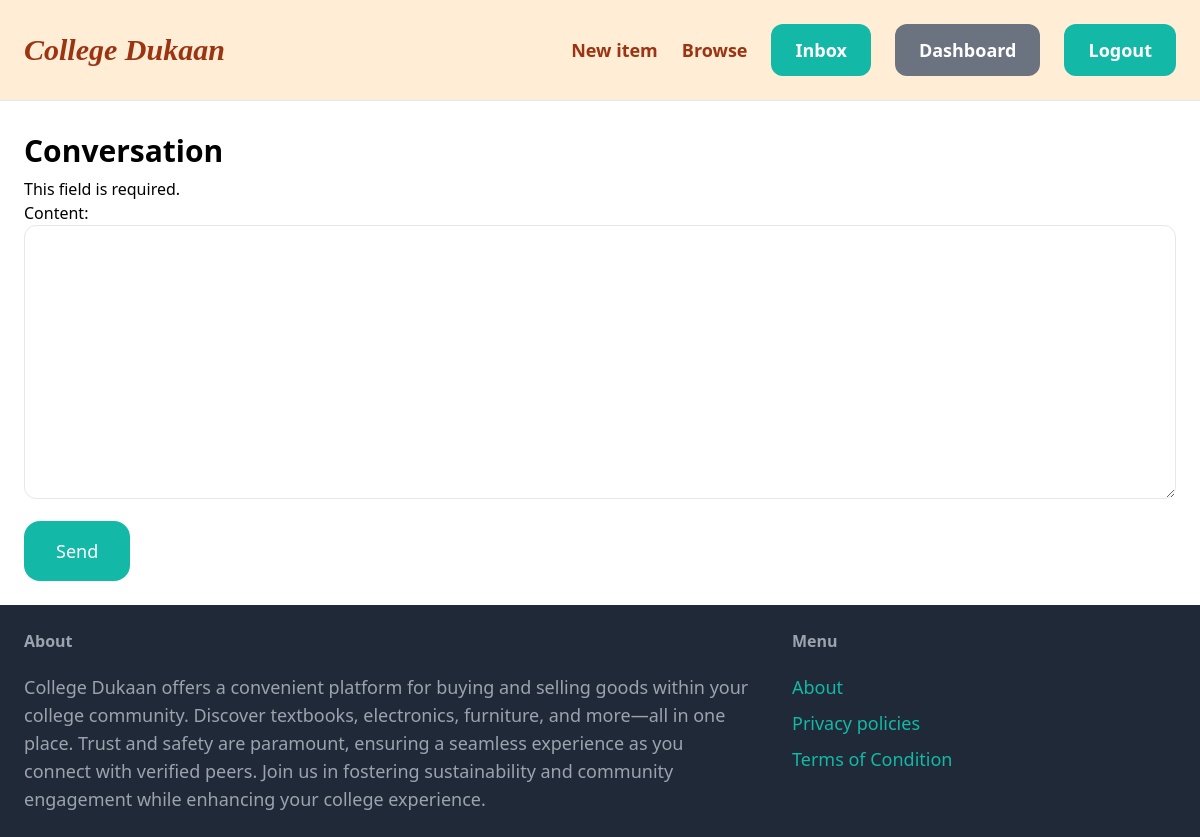
The page /inbox/10/ (signed in) on the database as committed earlier.
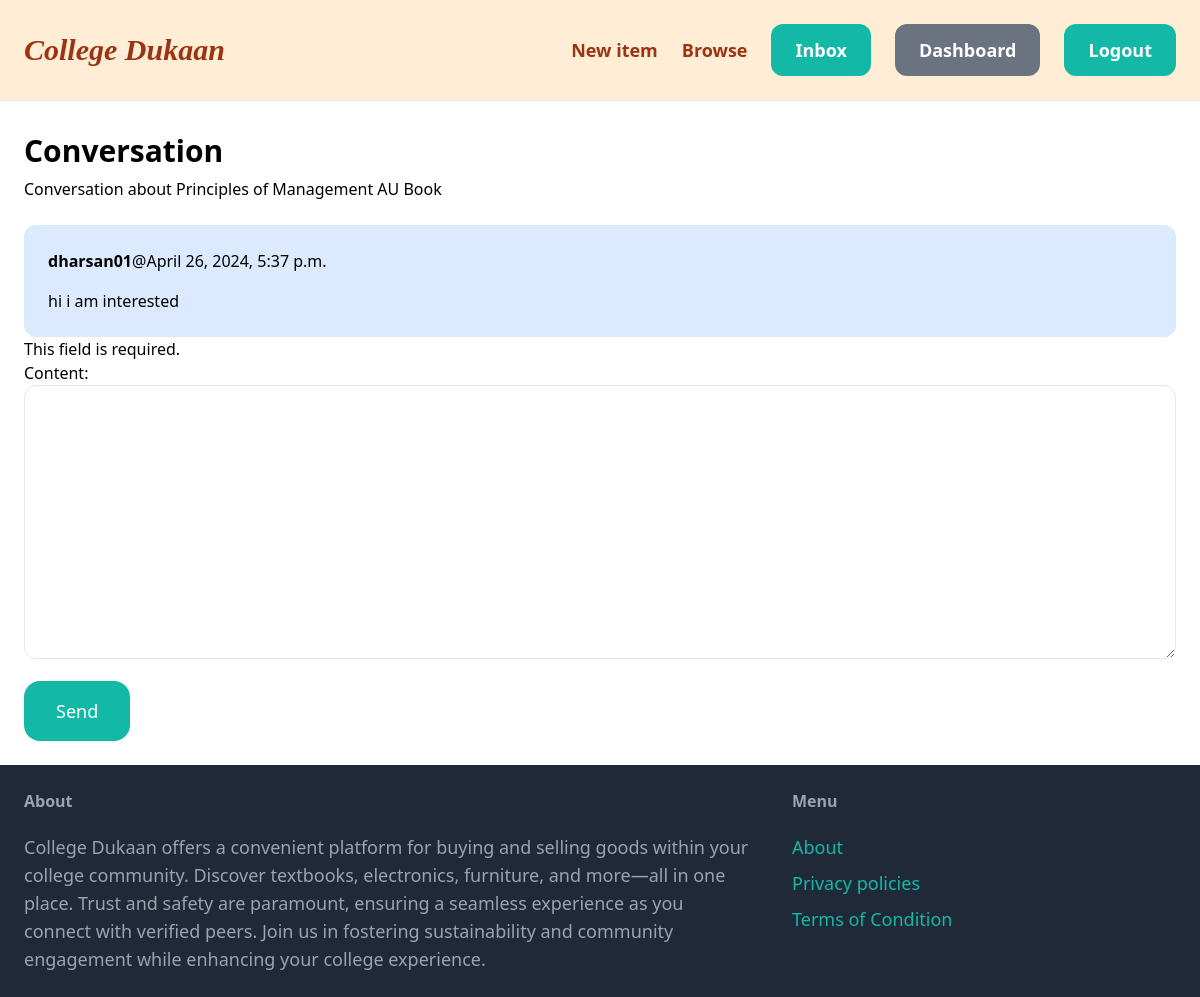
The same page on the database as committed later.
### conversation/models.py (models this page shows, shortened)
class Conversation(models.Model):
    item=models.ForeignKey(Item,related_name='conversation',on_delete=models.CASCADE)
    members=models.ManyToManyField(User,related_name='conversation')
    created_at=models.DateTimeField(auto_now_add=True)
    modified_at=models.DateTimeField(auto_now=True)
    class Meta:
        ordering= ('-modified_at',)

class ConverasationMessage(models.Model):
    conversation=models.ForeignKey(Conversation,related_name="messages",on_delete=models.CASCADE)
    content=models.TextField()
    created_by=models.ForeignKey(User,related_name='created_message',on_delete=models.CASCADE)
    created_at=models.DateTimeField(auto_now_add=True)

### items/models.py (models this page shows, shortened)
class Item(models.Model):
    name=models.CharField(max_length=200)
    category=models.ForeignKey(Category,related_name='items',on_delete=models.CASCADE)
    description=models.TextField(null=True,blank=True)
    price=models.FloatField()
    created_at=models.DateTimeField(auto_now_add=True)
    is_sold=models.BooleanField(default=False)
    image=models.ImageField(upload_to="item_images",blank=True,null=True)
    created_by=models.ForeignKey(User,related_name="items",on_delete=models.CASCADE)

### conversation/views.py (the view)
# urls.py: path('<int:pk>/',views.detail,name='detail')]
@login_required
def detail(request,pk):
    conversations=Conversation.objects.filter(pk=pk).filter(members__in=[request.user.id])
    for conversation in conversations:
        conversation1=conversation
    if request.method=='POST':
       form =  ConversationMessageForm(request.POST)
       if form.is_valid():
            conversation_message=form.save(commit=False)
            conversation_message.conversation=conversation1
            conversation_message.created_by=request.user
            conversation_message.save()
            conversation1.save()
            return redirect('conversation:detail',pk=pk)
    else:
        form =  ConversationMessageForm(request.POST)
    return render(request,'conversation/detail.html',{'conversations':conversations,
                                                      'form':form
                                                     })

### conversation/forms.py
class ConversationMessageForm(forms.ModelForm):
    class Meta:
        model=ConverasationMessage
        fields=('content',)
        widgets={
            'content':forms.Textarea(attrs=
                                     {
                                    "class":"w-full py-4 px-6 rounded-xl border"
                                     })
        }

### conversation/templates/conversation/detail.html (shortened to what this page needs)
{% extends 'core/base.html' %}
{% block content %}
   <div class="mt-2 mb-2 text-3xl font-semibold">Conversation
   </div>
   <div class="space-y-6">
    {% for conversation in conversations %}
        <h2>Conversation about {{ conversation.item.name }}</h2>
        {% for message in conversation.messages.all %}
            <div class="p-6 flex {% if message.created_by == request.user %}bg-blue-100 {% else %}bg-green-100 {% endif %}rounded-xl ">
                <div>
                    <p class="mb-4"><strong>{{ message.created_by.username }}</strong>@{{ message.created_at }}</p>
                    <p>{{ message.content }}</p>
                </div>
            </div>
        {% endfor %}
    {% endfor %}
   </div>
   <div>
    <form action="." method="post">
        {{form.as_p}}
        <button class="mt-4 py-4 px-8 text-lg bg-teal-500 hover:bg-teal-700 rounded-2xl text-white">Send</button>
    </form>
   </div>
{% endblock %}

Rows that differ between the two databases and show on the page:
added Conversation: item.name "Principles of Management AU Book"
added ConverasationMessage: created_by.username "dharsan01", created_at "April 26, 2024, 5:37 p.m.", content "hi i am interested"
